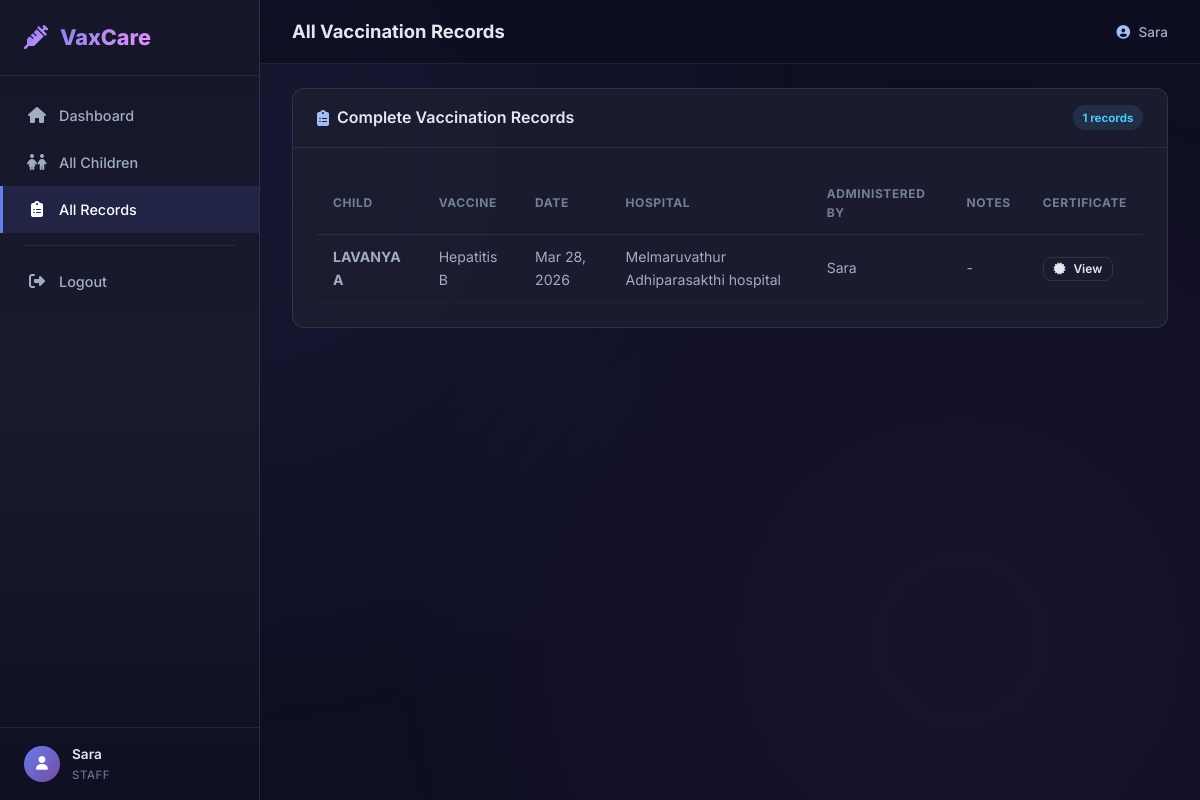
Page /staff/records/ (signed in) on the earlier database version.
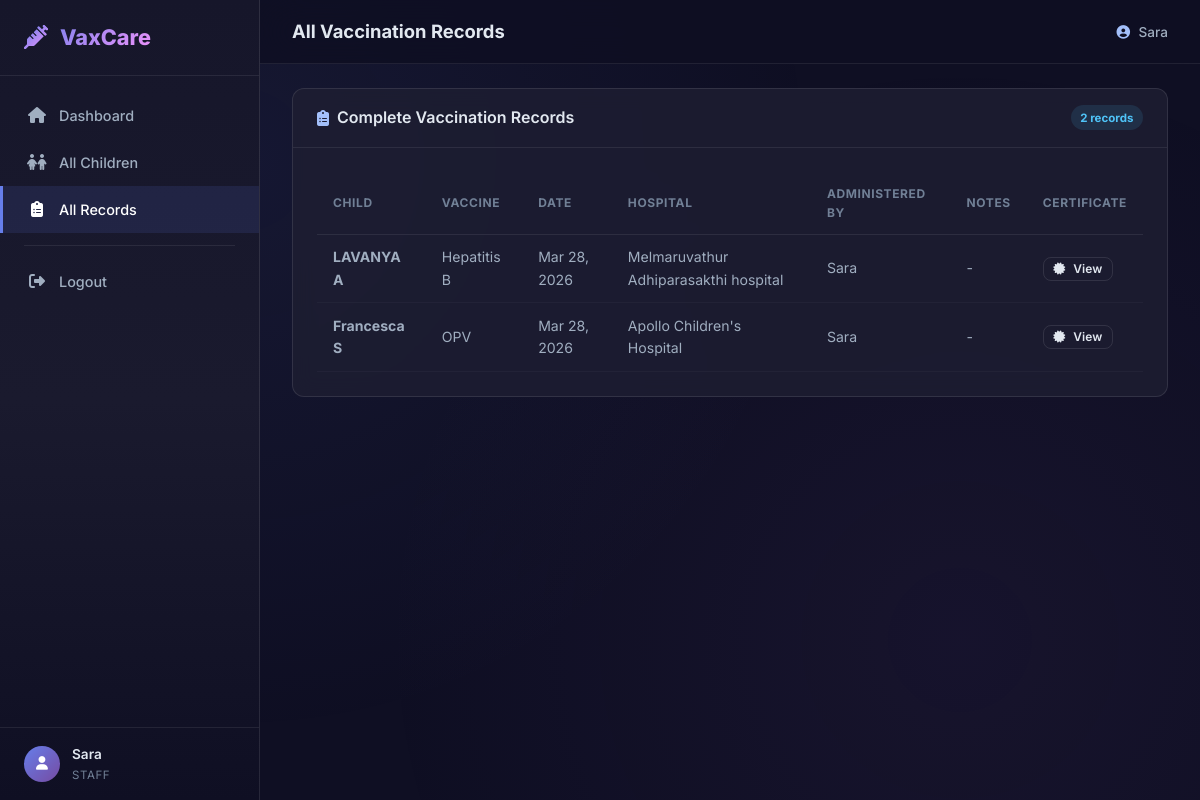
Same page on the later database version.
### vaccination/models.py (models this page shows, shortened)
class User(AbstractUser):
    is_parent = models.BooleanField(default=False)
    is_staff_member = models.BooleanField(default=False)
    is_admin = models.BooleanField(default=False)
    phone = models.CharField(max_length=15, blank=True)
    email_verified = models.BooleanField(default=False)
    email_verification_code = models.CharField(max_length=6, blank=True, null=True)
    email_verification_code_created_at = models.DateTimeField(blank=True, null=True)

class VaccinationRecord(models.Model):
    appointment = models.OneToOneField(
        Appointment, on_delete=models.CASCADE, related_name='record'
    )
    child = models.ForeignKey(Child, on_delete=models.CASCADE, related_name='vaccination_records')
    vaccine = models.ForeignKey(Vaccine, on_delete=models.CASCADE, related_name='records')
    date_administered = models.DateField(default=date.today)
    administered_by = models.ForeignKey(
        User, on_delete=models.SET_NULL, null=True, related_name='administered_records'
    )
    notes = models.TextField(blank=True)
    created_at = models.DateTimeField(auto_now_add=True)
    class Meta:
        ordering = ['-date_administered']

class Child(models.Model):
    GENDER_CHOICES = [
        ('M', 'Male'),
        ('F', 'Female'),
        ('O', 'Other'),
    ]
    BLOOD_GROUP_CHOICES = [
        ('A+', 'A+'), ('A-', 'A-'),
        ('B+', 'B+'), ('B-', 'B-'),
        ('AB+', 'AB+'), ('AB-', 'AB-'),
        ('O+', 'O+'), ('O-', 'O-'),
    ]
    name = models.CharField(max_length=100)
    dob = models.DateField(verbose_name='Date of Birth')
    gender = models.CharField(max_length=1, choices=GENDER_CHOICES)
    weight = models.DecimalField(max_digits=5, decimal_places=2, help_text='Weight in kg')
    blood_group = models.CharField(max_length=3, choices=BLOOD_GROUP_CHOICES)
    parent = models.ForeignKey(User, on_delete=models.CASCADE, related_name='children')
    created_at = models.DateTimeField(auto_now_add=True)
    class Meta:
        ordering = ['-created_at']

class Vaccine(models.Model):
    name = models.CharField(max_length=100)
    description = models.TextField(blank=True)
    recommended_age_months = models.PositiveIntegerField(
        help_text='Recommended age in months for this vaccine'
    )
    dose_number = models.PositiveIntegerField(default=1)
    stock = models.PositiveIntegerField(default=100)
    class Meta:
        ordering = ['recommended_age_months', 'dose_number']

class Appointment(models.Model):
    STATUS_CHOICES = [
        ('pending', 'Pending'),
        ('approved', 'Approved'),
        ('rejected', 'Rejected'),
        ('completed', 'Completed'),
    ]
    child = models.ForeignKey(Child, on_delete=models.CASCADE, related_name='appointments')
    vaccine = models.ForeignKey(Vaccine, on_delete=models.CASCADE, related_name='appointments')
    hospital = models.ForeignKey(Hospital, on_delete=models.CASCADE, related_name='appointments')
    preferred_date = models.DateField()
    status = models.CharField(max_length=20, choices=STATUS_CHOICES, default='pending')
    notes = models.TextField(blank=True)
    created_at = models.DateTimeField(auto_now_add=True)
    updated_at = models.DateTimeField(auto_now=True)
    class Meta:
        ordering = ['-created_at']

class Hospital(models.Model):
    name = models.CharField(max_length=200)
    address = models.TextField()
    phone = models.CharField(max_length=15, blank=True)
    is_active = models.BooleanField(default=True)

### vaccination/views.py (the view)
# urls.py: path('staff/records/', views.all_records, name='all_records'),
@staff_required
def all_records(request):
    records = VaccinationRecord.objects.all().select_related(
        'child', 'vaccine', 'administered_by', 'appointment__hospital'
    )
    return render(request, 'vaccination/all_records.html', {'records': records})

### vaccination/views.py (called while the page is built)
def staff_required(view_func):
    def check_staff(u):
        if not u.is_staff_member:
            return False
        if not u.email_verified:
            return False
        return True
    decorated = login_required(
        user_passes_test(check_staff, login_url='verify_email')(view_func)
    )
    return decorated

### templates/vaccination/all_records.html (shortened to what this page needs)
{% extends 'vaccination/base.html' %}
{% block page_title %}All Vaccination Records{% endblock %}
{% block content %}
<div class="card">
    <div class="card-header">
        <h3><i class="fas fa-clipboard-list"></i> Complete Vaccination Records</h3>
        <span class="badge badge-info">{{ records|length }} records</span>
    </div>
    <div class="card-body">
        {% if records %}
        <div class="table-responsive">
            <table class="data-table">
                <thead>
                    <tr>
                        <th>Child</th>
                        <th>Vaccine</th>
                        <th>Date</th>
                        <th>Hospital</th>
                        <th>Administered By</th>
                        <th>Notes</th>
                        <th>Certificate</th>
                    </tr>
                </thead>
                <tbody>
                    {% for rec in records %}
                    <tr>
                        <td><strong>{{ rec.child.name }}</strong></td>
                        <td>{{ rec.vaccine.name }}</td>
                        <td>{{ rec.date_administered|date:"M d, Y" }}</td>
                        <td>{{ rec.appointment.hospital.name }}</td>
                        <td>{{ rec.administered_by.username|default:"-" }}</td>
                        <td>{{ rec.notes|default:"-" }}</td>
                        <td>
                            {% if rec.certificate %}
                            <a href="{% url 'staff_certificate_view' rec.id %}" class="btn btn-xs btn-outline">
                                <i class="fas fa-certificate"></i> View
                            </a>
                            {% else %}—{% endif %}
                        </td>
                    </tr>
                    {% endfor %}
                </tbody>
            </table>
        </div>
        {% else %}
        <div class="empty-state">
            <i class="fas fa-clipboard-list"></i>
            <p>No vaccination records in the system</p>
        </div>
        {% endif %}
    </div>
</div>
{% endblock %}

### templates/vaccination/base.html (shortened to what this page needs)
<!DOCTYPE html>
<html lang="en">
<head>
    <link rel="stylesheet" href="https://cdnjs.cloudflare.com/ajax/libs/font-awesome/6.5.0/css/all.min.css">
    {% load static %}
    <link rel="stylesheet" href="{% static 'css/styles.css' %}">
</head>
<body>
    <nav class="sidebar" id="sidebar">
        <div class="sidebar-header">
            <div class="logo">
                <i class="fas fa-syringe"></i>
                <span>VaxCare</span>
            </div>
        </div>
        <div class="sidebar-nav">
            {% if user.is_authenticated %}
            {% if user.is_parent %}
            <a href="{% url 'parent_dashboard' %}"
                class="nav-link {% if request.resolver_match.url_name == 'parent_dashboard' %}active{% endif %}">
                <i class="fas fa-home"></i><span>Dashboard</span>
            </a>
            <a href="{% url 'add_child' %}"
                class="nav-link {% if request.resolver_match.url_name == 'add_child' %}active{% endif %}">
                <i class="fas fa-child"></i><span>Add Child</span>
            </a>
            <a href="{% url 'book_appointment' %}"
                class="nav-link {% if request.resolver_match.url_name == 'book_appointment' %}active{% endif %}">
                <i class="fas fa-calendar-plus"></i><span>Book Appointment</span>
            </a>
            <a href="{% url 'vaccination_records' %}"
                class="nav-link {% if request.resolver_match.url_name == 'vaccination_records' %}active{% endif %}">
                <i class="fas fa-file-medical"></i><span>Records</span>
            </a>
            {% elif user.is_staff_member %}
            <a href="{% url 'staff_dashboard' %}"
                class="nav-link {% if request.resolver_match.url_name == 'staff_dashboard' %}active{% endif %}">
                <i class="fas fa-home"></i><span>Dashboard</span>
            </a>
            <a href="{% url 'all_children' %}"
                class="nav-link {% if request.resolver_match.url_name == 'all_children' %}active{% endif %}">
                <i class="fas fa-children"></i><span>All Children</span>
            </a>
            <a href="{% url 'all_records' %}"
                class="nav-link {% if request.resolver_match.url_name == 'all_records' %}active{% endif %}">
                <i class="fas fa-clipboard-list"></i><span>All Records</span>
            </a>
            {% endif %}
            <div class="nav-divider"></div>
            <a href="{% url 'logout' %}" class="nav-link nav-link-danger">
                <i class="fas fa-sign-out-alt"></i><span>Logout</span>
            </a>
            {% endif %}
        </div>
        {% if user.is_authenticated %}
        <div class="sidebar-footer">
            <div class="user-badge">
                <div class="user-avatar">
                    <i class="fas fa-user"></i>
                </div>
                <div class="user-info">
                    <span class="user-name">{{ user.username }}</span>
                    <span class="user-role">
                        {% if user.is_parent %}Parent{% elif user.is_staff_member %}Staff{% else %}Admin{% endif %}
                    </span>
                </div>
            </div>
        </div>
        {% endif %}
    </nav>
    <main class="main-content" id="mainContent">
        <header class="topbar">
            <div class="topbar-title">
                <h1>{% block page_title %}Child Vaccination{% endblock %}</h1>
            </div>
            <div class="topbar-actions">
                {% if user.is_authenticated %}
                <span class="topbar-user">
                    <i class="fas fa-user-circle"></i> {{ user.username }}
                </span>
                {% endif %}
            </div>
        </header>
        <div class="page-content">
            {% block content %}{% endblock %}
        </div>
    </main>
</body>
</html>

Differences in the rows shown:
added VaccinationRecord: child.name "Francesca S", vaccine.name "OPV", date_administered "Mar 28, 2026", appointment.hospital.name "Apollo Children's Hospital", administered_by.username "Sara", notes "-", shows "View"
Other differences:
{{ records|length }}: "1" → "2"
